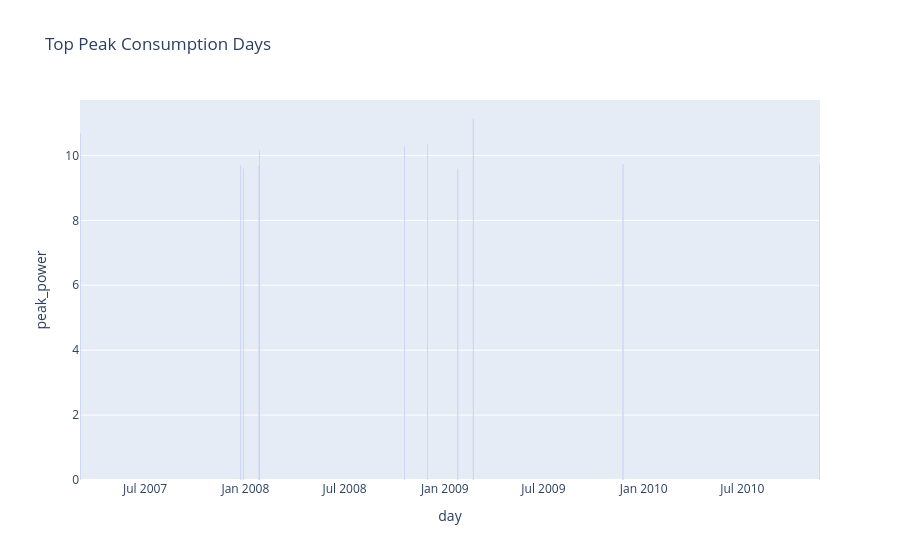

The notebook cell this image was saved under:
### Markdown cell above
peak days

### Code cell
"""
Lädt die 20 Tage mit dem höchsten Spitzenverbrauch aus dem View 'peak_days'
und stellt sie als Balkendiagramm dar.
"""

df_peaks = pd.read_sql("SELECT * FROM peak_days", engine)

px.bar(df_peaks,x="day",y="peak_power",
       title="Top Peak Consumption Days")

### Figure 1 — Plotly figure (JSON) as saved in the notebook; plotly's stock layout.template omitted (floating-point values rounded to 4 significant figures)
{"data": [{"hovertemplate": "day=%{x}<br>peak_power=%{y}<extra></extra>", "legendgroup": "", "marker": {"color": "#636efa", "pattern": {"shape": ""}}, "name": "", "orientation": "v", "showlegend": false, "textposition": "auto", "type": "bar", "x": ["2010-08-21", "2010-01-13", "2010-08-19", "2009-06-14", "2010-08-18", "2010-09-27", "2007-04-29", "2010-08-20", "2010-09-26", "2009-02-22", "2007-03-04", "2008-11-30", "2008-10-19", "2008-01-27", "2009-11-24", "2010-11-20", "2007-12-23", "2008-01-26", "2009-01-25", "2007-12-28"], "xaxis": "x", "y": [NaN, NaN, NaN, NaN, NaN, NaN, NaN, NaN, NaN, 11.12, 10.67, 10.35, 10.29, 10.16, 9.732, 9.724, 9.686, 9.666, 9.59, 9.59], "yaxis": "y"}], "layout": {"barmode": "relative", "legend": {"tracegroupgap": 0}, "title": {"text": "Top Peak Consumption Days"}, "xaxis": {"anchor": "y", "domain": [0, 1], "title": {"text": "day"}}, "yaxis": {"anchor": "x", "domain": [0, 1], "title": {"text": "peak_power"}}}}
